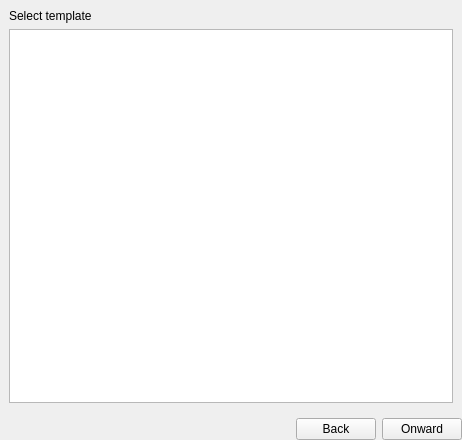
<?xml version="1.0" encoding="UTF-8"?>
<ui version="4.0">
 <class>HardwareWizard</class>
 <widget class="QWidget" name="HardwareWizard">
  <property name="geometry">
   <rect>
    <x>0</x>
    <y>0</y>
    <width>462</width>
    <height>440</height>
   </rect>
  </property>
  <property name="windowTitle">
   <string>Form</string>
  </property>
  <layout class="QVBoxLayout" name="verticalLayout">
   <property name="leftMargin">
    <number>0</number>
   </property>
   <property name="topMargin">
    <number>0</number>
   </property>
   <property name="rightMargin">
    <number>0</number>
   </property>
   <property name="bottomMargin">
    <number>0</number>
   </property>
   <item>
    <widget class="QStackedWidget" name="stackedWidget">
     <property name="currentIndex">
      <number>0</number>
     </property>
     <widget class="QWidget" name="pageTemplate">
      <layout class="QVBoxLayout" name="verticalLayout_2">
       <item>
        <widget class="QLabel" name="label">
         <property name="text">
          <string>Select template</string>
         </property>
        </widget>
       </item>
       <item>
        <widget class="QListView" name="listViewTemplate">
         <property name="alternatingRowColors">
          <bool>true</bool>
         </property>
         <property name="spacing">
          <number>0</number>
         </property>
         <property name="gridSize">
          <size>
           <width>32</width>
           <height>32</height>
          </size>
         </property>
        </widget>
       </item>
      </layout>
     </widget>
     <widget class="QWidget" name="pageInterfaceType">
      <layout class="QVBoxLayout" name="verticalLayout_3">
       <item>
        <widget class="QLabel" name="labelInterfaceType">
         <property name="text">
          <string>Select interface type</string>
         </property>
        </widget>
       </item>
       <item>
        <widget class="QListWidget" name="listWidgetInterfaceType">
         <property name="alternatingRowColors">
          <bool>true</bool>
         </property>
         <property name="spacing">
          <number>0</number>
         </property>
         <property name="gridSize">
          <size>
           <width>32</width>
           <height>32</height>
          </size>
         </property>
         <item>
          <property name="text">
           <string>Any Serial Port such as Real RS232, USB Serial or Bluetooth Serial.</string>
          </property>
          <property name="icon">
           <iconset resource="../resources/icons.qrc">
            <normaloff>:/icons/serial.svg</normaloff>:/icons/serial.svg</iconset>
          </property>
         </item>
        </widget>
       </item>
      </layout>
     </widget>
     <widget class="QWidget" name="pageSerialInterface">
      <layout class="QVBoxLayout" name="verticalLayout_5">
       <item>
        <widget class="QLabel" name="label_5">
         <property name="text">
          <string>Select serial interface. Inserted devices should show up instantly.</string>
         </property>
        </widget>
       </item>
       <item>
        <widget class="QListView" name="listViewSerialInterface">
         <property name="horizontalScrollBarPolicy">
          <enum>Qt::ScrollBarAlwaysOff</enum>
         </property>
         <property name="editTriggers">
          <set>QAbstractItemView::NoEditTriggers</set>
         </property>
         <property name="showDropIndicator" stdset="0">
          <bool>false</bool>
         </property>
         <property name="dragDropMode">
          <enum>QAbstractItemView::DragOnly</enum>
         </property>
         <property name="alternatingRowColors">
          <bool>true</bool>
         </property>
         <property name="selectionBehavior">
          <enum>QAbstractItemView::SelectRows</enum>
         </property>
         <property name="textElideMode">
          <enum>Qt::ElideMiddle</enum>
         </property>
         <property name="movement">
          <enum>QListView::Snap</enum>
         </property>
        </widget>
       </item>
      </layout>
     </widget>
     <widget class="QWidget" name="pageProtocol">
      <layout class="QVBoxLayout" name="verticalLayout_4">
       <item>
        <widget class="QLabel" name="label_3">
         <property name="text">
          <string>Select protocol</string>
         </property>
        </widget>
       </item>
       <item>
        <widget class="QListWidget" name="listWidgetProtocol">
         <property name="alternatingRowColors">
          <bool>true</bool>
         </property>
         <property name="spacing">
          <number>0</number>
         </property>
         <property name="gridSize">
          <size>
           <width>32</width>
           <height>32</height>
          </size>
         </property>
         <item>
          <property name="text">
           <string>Hexy Servotor32 Serial 2.1</string>
          </property>
          <property name="icon">
           <iconset resource="../resources/icons.qrc">
            <normaloff>:/icons/protocol.svg</normaloff>:/icons/protocol.svg</iconset>
          </property>
         </item>
         <item>
          <property name="text">
           <string>ArduMY™ Serial</string>
          </property>
          <property name="icon">
           <iconset resource="../resources/icons.qrc">
            <normaloff>:/icons/ardumy.svg</normaloff>:/icons/ardumy.svg</iconset>
          </property>
         </item>
        </widget>
       </item>
      </layout>
     </widget>
     <widget class="QWidget" name="pageConfigureSerialInterface">
      <layout class="QVBoxLayout" name="verticalLayout_6">
       <item>
        <widget class="QLabel" name="label_4">
         <property name="text">
          <string>Configure serial interface</string>
         </property>
        </widget>
       </item>
      </layout>
     </widget>
     <widget class="QWidget" name="pagePoseMapping">
      <layout class="QVBoxLayout" name="verticalLayout_7">
       <item>
        <widget class="QLabel" name="label_2">
         <property name="text">
          <string>Select and map actuators</string>
         </property>
        </widget>
       </item>
       <item>
        <widget class="PoseMappingWidget" name="widgetPoseMapping" native="true">
         <property name="sizePolicy">
          <sizepolicy hsizetype="Minimum" vsizetype="Expanding">
           <horstretch>0</horstretch>
           <verstretch>0</verstretch>
          </sizepolicy>
         </property>
        </widget>
       </item>
      </layout>
     </widget>
    </widget>
   </item>
   <item>
    <layout class="QHBoxLayout" name="horizontalLayout">
     <item>
      <spacer name="horizontalSpacer">
       <property name="orientation">
        <enum>Qt::Horizontal</enum>
       </property>
       <property name="sizeHint" stdset="0">
        <size>
         <width>40</width>
         <height>20</height>
        </size>
       </property>
      </spacer>
     </item>
     <item>
      <widget class="QPushButton" name="pushButtonBack">
       <property name="text">
        <string>Back</string>
       </property>
      </widget>
     </item>
     <item>
      <widget class="QPushButton" name="pushButtonOnward">
       <property name="text">
        <string>Onward</string>
       </property>
      </widget>
     </item>
    </layout>
   </item>
  </layout>
 </widget>
 <customwidgets>
  <customwidget>
   <class>PoseMappingWidget</class>
   <extends>QWidget</extends>
   <header>../../libs/libcore/widgets/PoseMappingWidget.hpp</header>
   <container>1</container>
  </customwidget>
 </customwidgets>
 <resources>
  <include location="../resources/icons.qrc"/>
 </resources>
 <connections/>
</ui>
